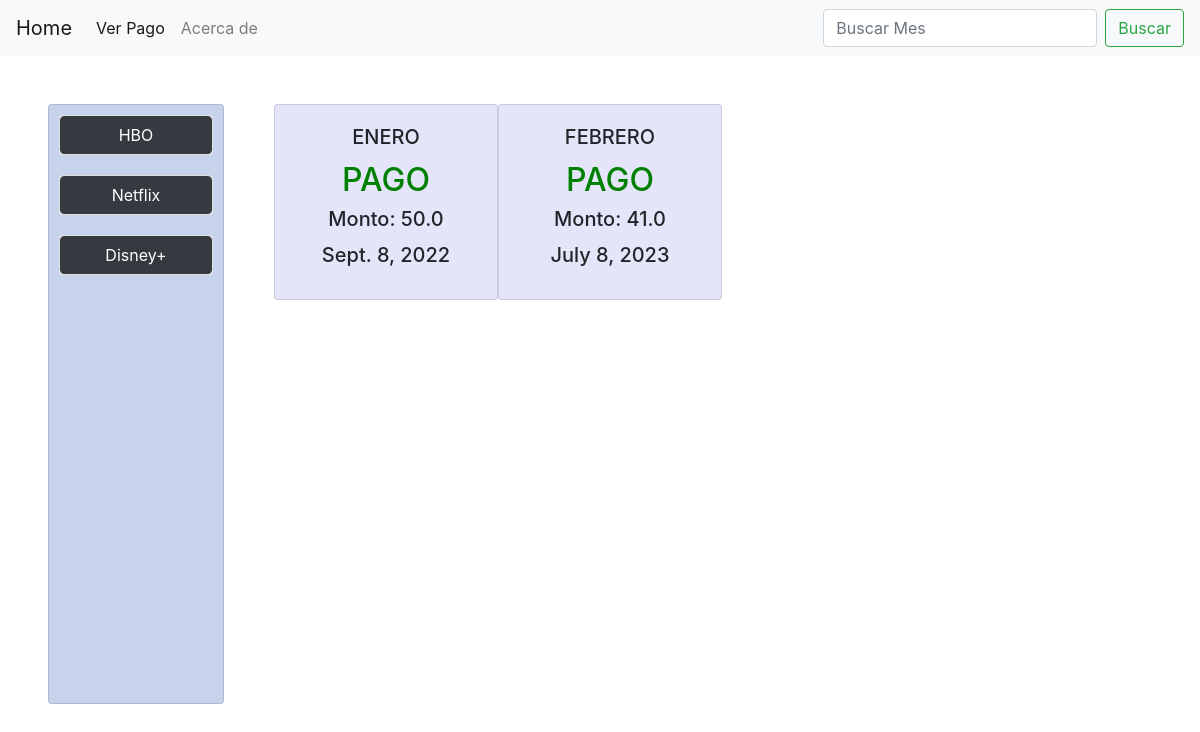
/usuarios/ver-pagos/, run on the app's committed database.
### Servicios/models.py (models this page shows, shortened)
class Servicios(models.Model):
    servicio = models.CharField(max_length=40)
    precio = models.FloatField()
    descripcion =  models.CharField(max_length=40)
    habilitar = models.BooleanField(default=False)

class Meses(models.Model):
    nombre = models.CharField(max_length=40,null=True,blank=True)
    precio=models.FloatField()
    pagado=models.BooleanField(default=False)
    fecha= models.DateField (auto_now=False)

### Servicios/views.py (the view)
# urls.py: path('ver-pagos/', ver_pagos, name='buscar-mes'),
def ver_pagos(request):
    data=Meses.objects.all()
    data2=Servicios.objects.all()
    context={"meses": data, "servicios": data2}
    return render(request, 'ver-pagos.html', context=context)

### templates/ver-pagos.html (shortened to what this page needs)
{% extends "index.html" %}
{% block body %}
<body>
    <div class="container text-center m-5" style="height: 800px">
        <div class="row" style="height: 600px">
            <div class="card" style="width: 11rem;background-color:rgba(36, 85, 175, 0.253) ; ">
                {% for servicio in servicios %}
                <div class="card" style="margin: 10px;">
                    <a href="/usuarios/info-mes/{{servicio.servicio}}" type="button"
                        class="btn btn-dark">{{servicio.servicio}}</a>
                </div>
                {% endfor %}
            </div>
            <div class="col-10">
                <div class="row">
                    <div style="margin-left: 50px;" class="row" style="height: 800px;">
                        {% for mes in meses %}
                        {% if mes.pagado %}
                        <div class="card" style="width: 14rem;background-color:rgba(38, 41, 209, 0.116) ; ">
                            <div class="card-body">
                                <h5 class="card-title">{{mes.nombre}}</h5>
                                <h2 style="color: green">PAGO</h2>
                                <h5 class="card-title">Monto: {{mes.precio}}</h5>
                                <h5 class="card-title">{{mes.fecha}}</h5>
                                {% endif %}
                            </div>
                        </div>
                        {% endfor %}
</body>
{% endblock %}

### data on the page
Servicios: servicio "HBO"
Servicios: servicio "Netflix"
Servicios: servicio "Disney+"
Meses: nombre "ENERO", precio "50.0", fecha "Sept. 8, 2022"
Meses: nombre "FEBRERO", precio "41.0", fecha "July 8, 2023"
